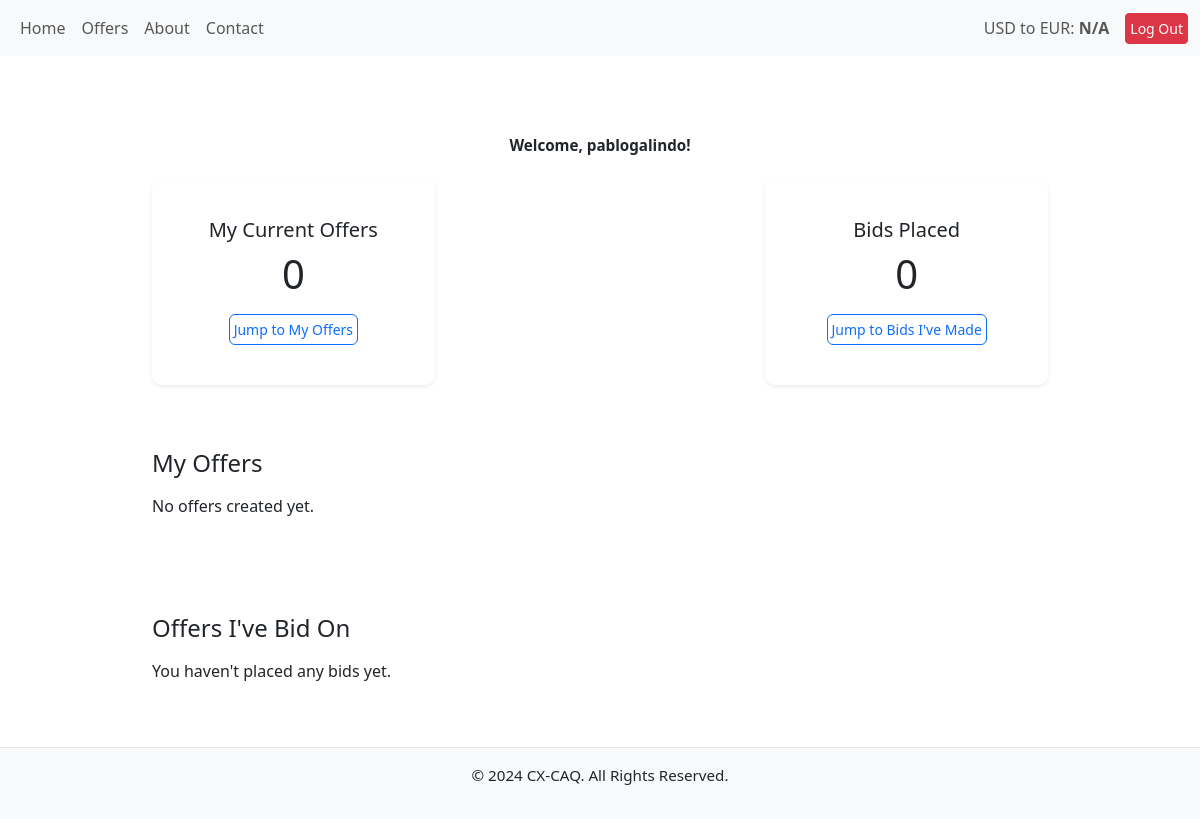
Before: /dashboard/ (signed in) with the older database file.
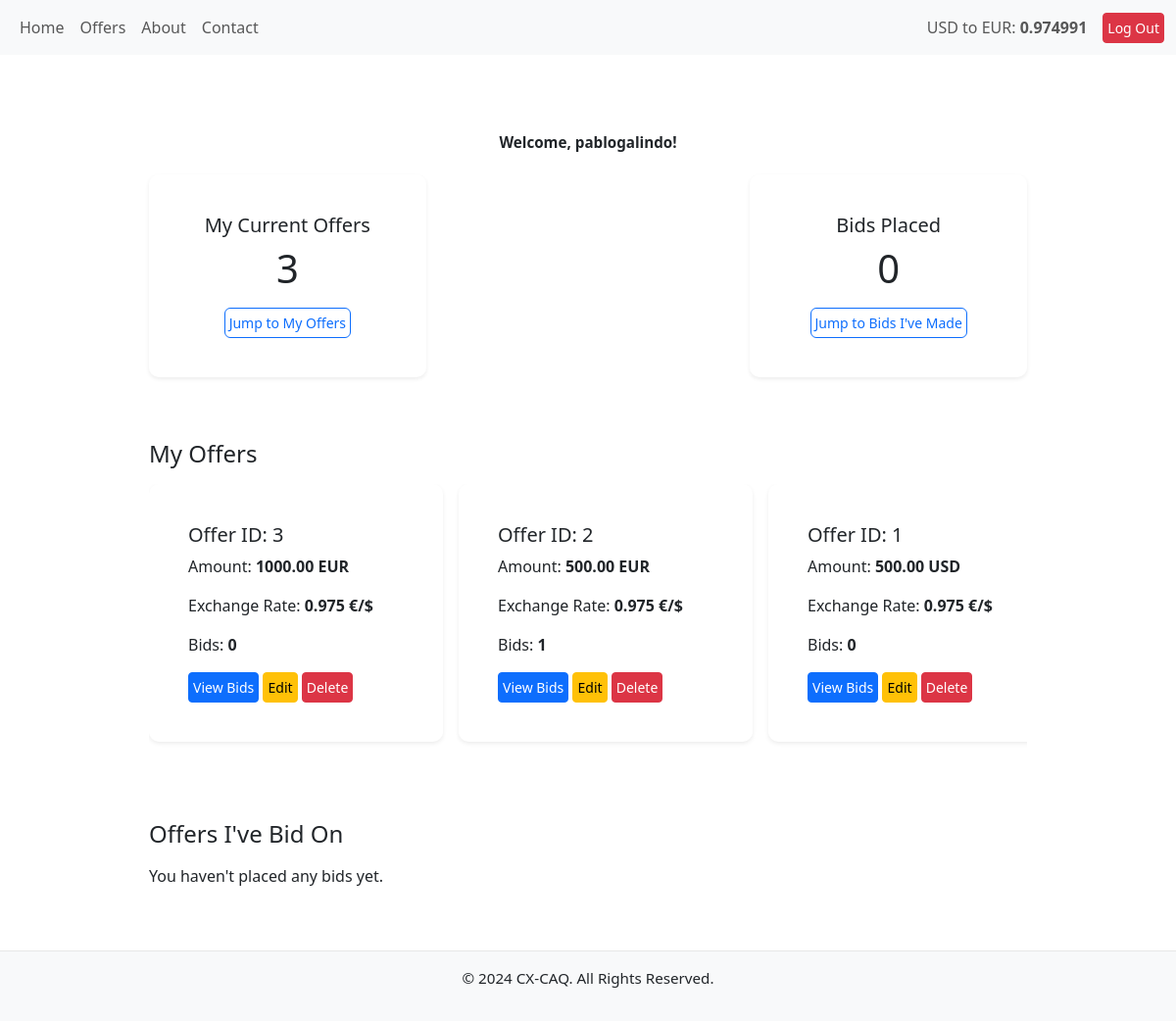
After: the same page with the newer database file.
### offers/models.py (models this page shows, shortened)
class LatestExchangeRate(models.Model):
    base_currency = models.CharField(max_length=3, default="USD")
    target_currency = models.CharField(max_length=3, default="EUR")
    rate = models.DecimalField(max_digits=10, decimal_places=6)
    timestamp = models.DateTimeField(auto_now=True)

class Offer(models.Model):
    CURRENCY_CHOICES = [
        ('USD', 'US Dollar'),
        ('EUR', 'Euro'),
    ]
    RATE_TYPE_CHOICES = [
        ('FIXED', 'Fixed'),
        ('FLEXIBLE', 'Flexible'),
    ]
    user = models.ForeignKey(User, on_delete=models.CASCADE, related_name="offers")
    currency = models.CharField(max_length=3, choices=CURRENCY_CHOICES)
    amount = models.DecimalField(max_digits=10, decimal_places=2)
    exchange_rate = models.DecimalField(max_digits=8, decimal_places=3,null=True, blank=True)
    is_buying = models.BooleanField()
    rate_type = models.CharField(max_length=10, choices=RATE_TYPE_CHOICES, default='FIXED')
    created_at = models.DateTimeField(auto_now_add=True)
    class Meta:
        ordering = ['-created_at']

### core/views.py (the view)
# urls.py: path('dashboard/', dashboard, name='dashboard'),
@login_required
def dashboard(request):
    my_offers = Offer.objects.filter(user=request.user)
    my_bids = Bid.objects.filter(user=request.user)
    return render(request, 'core/dashboard.html', {
        'my_offers': my_offers,
        'my_bids': my_bids,
    })

### offers/context_processors.py (called while the page is built)
def exchange_rate_processor(request):
    try:
        latest_rate = LatestExchangeRate.objects.latest("timestamp").rate
        print(f"Latest exchange rate fetched from database: {latest_rate}")
    except LatestExchangeRate.DoesNotExist:
        try:
            latest_rate = fetch_and_update_exchange_rate()
            print(f"Latest exchange rate fetched: {latest_rate}")
        except ValueError as e:
            print(f"Error fetching exchange rate: {e}")
            latest_rate = "N/A"
    return {
        "exchange_rate": latest_rate
    }

### offers/utils.py (called while the page is built, shortened)
def fetch_and_update_exchange_rate():
    API_KEY = getattr(settings, 'OPENEXCHANGERATES_API_KEY', None)
    if not API_KEY:
        raise ValueError("OPENEXCHANGERATES_API_KEY is not set in environment variables.")

### core/templates/core/dashboard.html (shortened to what this page needs)
{% extends "base.html" %}
{% block content %}
<div class="container mt-4">
    <h1 class="text-center mb-4">Welcome, {{ user.username }}!</h1>
    <div class="row g-4 mb-4">
        <div class="col-12 col-md-6 col-lg-4">
            <div class="card shadow-sm">
                <div class="card-body text-center">
                    <h5 class="card-title">My Current Offers</h5>
                    <p class="card-text display-6">{{ my_offers.count }}</p>
                    <a href="#my-offers" class="btn btn-outline-primary">Jump to My Offers</a>
                </div>
            </div>
        </div>
        <div class="col-12 col-md-6 col-lg-4 ms-auto">
            <div class="card shadow-sm">
                <div class="card-body text-center">
                    <h5 class="card-title">Bids Placed</h5>
                    <p class="card-text display-6">{{ my_bids.count }}</p>
                    <a href="#my-bids" class="btn btn-outline-primary">Jump to Bids I've Made</a>
                </div>
            </div>
        </div>
    </div>
    <div id="my-offers" class="mt-5">
        <h4 class="mb-3">My Offers</h4>
        <div class="scroll-container d-flex gap-3">
            {% for offer in my_offers %}
            <div class="card shadow-sm dashboard-card">
                <div class="card-body">
                    <h5> Offer ID: {{ offer.id }}</h5>
                    <p>Amount: <strong>{{ offer.amount }} {{ offer.currency }}</strong></p>
                    <p>Exchange Rate: <strong>{{ offer.exchange_rate }} €/$</strong></p>
                    <p>Bids: <strong>{{ offer.bids.count }}</strong></p>
                    <a href="{% url 'offers:view_bids' offer.id %}" class="btn btn-primary btn-sm">View Bids</a>
                    <a href="{% url 'offers:edit_offer' offer.id %}" class="btn btn-warning btn-sm">Edit</a>
                    <form method="post" action="{% url 'offers:delete_offer' offer.id %}" class="d-inline">
                        <button type="submit" class="btn btn-danger btn-sm">Delete</button>
                    </form>
                </div>
            </div>
            {% empty %}
            <p>No offers created yet.</p>
            {% endfor %}
        </div>
    </div>
    <div id="my-bids" class="mt-5">
        <h4 class="mb-3">Offers I've Bid On</h4>
        <div class="scroll-container d-flex gap-3">
            {% for bid in my_bids %}
            <div class="card shadow-sm dashboard-card">
                <div class="card-body">
                    <h5>{{ bid.offer.user.username }}</h5>
                    <h5>{{ bid.offer.amount }} {{ bid.offer.currency }}</h5>
                    <p>My Bid: <strong>{{ bid.amount }} {{ bid.offer.currency }}</strong></p>
                    <p>Converted Amount: <strong>{{ bid.converted_amount }}</strong></p>
                    <p>Status: <strong>{{ bid.get_status_display }}</strong></p>
                    {% if bid.contact_shared %}
                    <p class="text-success">
                        <strong>Contact Shared:</strong> {{ bid.offer.user.email }}
                    </p>
                    {% else %}
                    <p class="text-warning">
                        Contact not shared yet.
                    </p>
                    {% endif %}
                </div>
            </div>
            {% empty %}
            <p>You haven't placed any bids yet.</p>
            {% endfor %}
        </div>
    </div>
</div>
{% endblock %}

### templates/base.html (shortened to what this page needs)
{% load static %}
<!DOCTYPE html>
<html lang="en">
<head>
    <link href="https://cdn.jsdelivr.net/npm/bootstrap@5.3.0-alpha3/dist/css/bootstrap.min.css" rel="stylesheet">
    <link rel="stylesheet" href="{% static 'css/style.css' %}">
    <link href="https://cdn.jsdelivr.net/npm/bootstrap-icons/font/bootstrap-icons.css" rel="stylesheet">
</head>
<body>
    <nav class="navbar navbar-expand-lg navbar-light bg-light">
        <div class="container-fluid">
        {% if user.is_authenticated %}
            <div class="collapse navbar-collapse" id="navbarNav">
                <ul class="navbar-nav">
                    <li class="nav-item">
                        <a class="nav-link" href="/">Home</a>
                    </li>
                    <li class="nav-item">
                        <a class="nav-link" href="{% url 'offers:view_offers'%}">Offers</a>
                    </li>
                    <li class="nav-item">
                        <a class="nav-link" href="/">About</a>
                    </li>
                    <li class="nav-item">
                        <a class="nav-link" href="/">Contact</a>
                    </li>
                </ul>
            </div>
        {% endif %}
        <div class="d-flex align-items-center">
            <div class="navbar-text me-3">
                USD to EUR: <strong>{{ exchange_rate }}</strong>
            </div>
            {% if user.is_authenticated %}
                <a href="/accounts/logout/" class="btn btn-danger btn-sm">Log Out</a>
            {% endif %}
        </div>
        </div>
    </nav>
    <main class="container mt-4">
        {% block content %}
        {% endblock %}
    </main>
    <footer class="bg-light text-center py-3 mt-auto">
        <p>&copy; 2024 CX-CAQ. All Rights Reserved.</p>
    </footer>
   </body>
</html>

Changed rows visible on the page:
added LatestExchangeRate: rate "0.974991"
added Offer: id "3", amount "1000.00", currency "EUR", exchange_rate "0.975", bids.count "0"
added Offer: id "2", amount "500.00", currency "EUR", exchange_rate "0.975", bids.count "1"
added Offer: id "1", amount "500.00", currency "USD", exchange_rate "0.975", bids.count "0"
Other visible differences:
{{ my_offers.count }}: "0" → "3"
{{ exchange_rate }}: "N/A" → (not shown)
text no longer shown: "No offers created yet."
